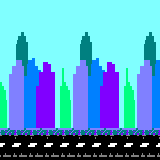

The image is a tile-based game level rendered from a .tmx file. Its description and source (layers, tilesets, objects; grid data summarised) follow:
An orthogonal 10x10 tile map with 16x16 px tiles, 1 tile layer (Capa de Patrones 1).

<map version="1.0" orientation="orthogonal" renderorder="right-down" width="10" height="10" tilewidth="16" tileheight="16" nextobjectid="1">
 <tileset firstgid="1" name="FONDOESTIRADO" tilewidth="16" tileheight="16" tilecount="22">
  <image source="FONDOESTIRADO.png" width="352" height="16" />
 </tileset>
 <layer name="Capa de Patrones 1" width="10" height="10">
  <data>[100 cells, 100 non-empty, 20 distinct tile ids]</data>
 </layer>
</map>